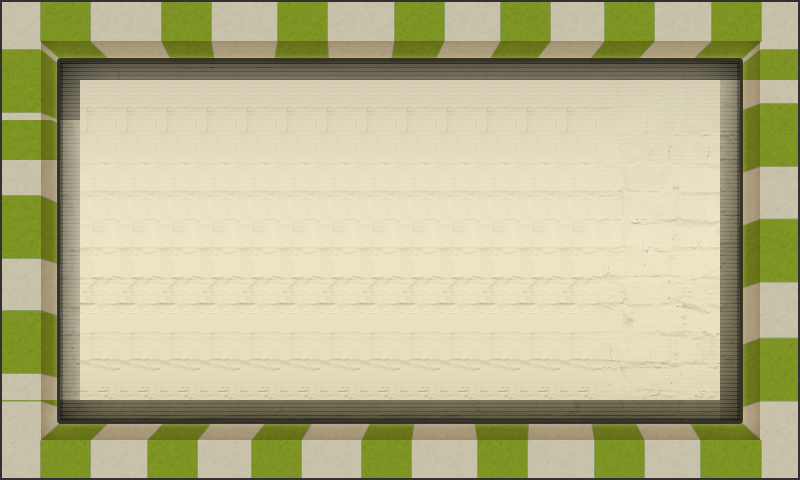

This game map was drawn from its Tiled (.tmx) file and the tilesets committed beside it. A one-line description and the trimmed map source follow:
An orthogonal 20x12 tile map with 40x40 px tiles, 1 tile layer (块层 1).

<map version="1.0" orientation="orthogonal" width="20" height="12" tilewidth="40" tileheight="40">
 <tileset firstgid="1" name="Map1" tilewidth="40" tileheight="40">
  <image source="Map1.png" width="1000" height="1000" />
 </tileset>
 <layer name="块层 1" width="20" height="12">
  <data>[240 cells, 240 non-empty, 142 distinct tile ids]</data>
 </layer>
</map>
